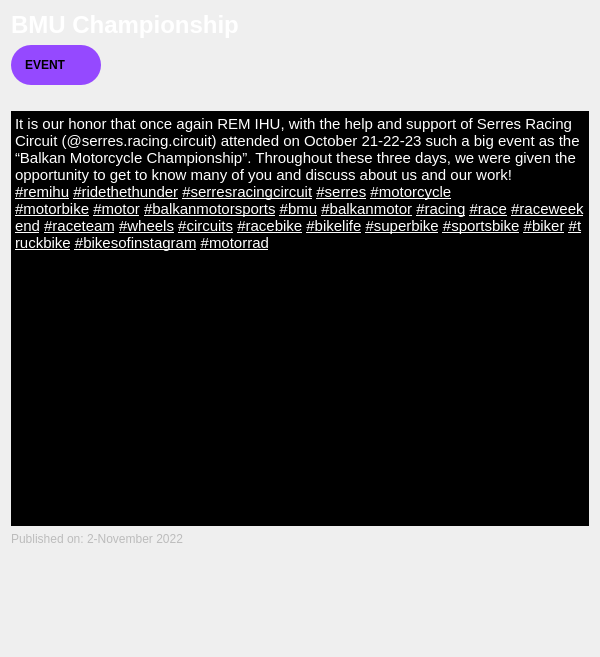
             <widget class="QFrame" name="bmumainframe">
              <property name="minimumSize">
               <size>
                <width>600</width>
                <height>657</height>
               </size>
              </property>
              <property name="frameShape">
               <enum>QFrame::NoFrame</enum>
              </property>
              <property name="frameShadow">
               <enum>QFrame::Raised</enum>
              </property>
              <layout class="QGridLayout" name="gridLayout_12">
               <item row="6" column="0">
                <widget class="QLabel" name="publishedlabel">
                 <property name="maximumSize">
                  <size>
                   <width>250</width>
                   <height>30</height>
                  </size>
                 </property>
                 <property name="styleSheet">
                  <string notr="true">color:rgb(107, 107, 107)</string>
                 </property>
                 <property name="text">
                  <string>&lt;html&gt;&lt;head/&gt;&lt;body&gt;&lt;p&gt;&lt;span style=&quot; color:#bcbcbc;&quot;&gt;Published on: 2-November 2022&lt;/span&gt;&lt;/p&gt;&lt;/body&gt;&lt;/html&gt;</string>
                 </property>
                </widget>
               </item>
               <item row="4" column="0">
                <widget class="QLabel" name="bmuphoto">
                 <property name="maximumSize">
                  <size>
                   <width>600</width>
                   <height>300</height>
                  </size>
                 </property>
                 <property name="text">
                  <string/>
                 </property>
                 <property name="pixmap">
                  <pixmap>:/Pictures/1-1024x684.jpg</pixmap>
                 </property>
                 <property name="scaledContents">
                  <bool>true</bool>
                 </property>
                </widget>
               </item>
               <item row="0" column="0">
                <widget class="QLabel" name="bmutitle">
                 <property name="styleSheet">
                  <string notr="true">color:white;</string>
                 </property>
                 <property name="text">
                  <string>&lt;html&gt;&lt;head/&gt;&lt;body&gt;&lt;p&gt;&lt;span style=&quot; font-size:18pt; font-weight:700;&quot;&gt;BMU Championship&lt;/span&gt;&lt;/p&gt;&lt;/body&gt;&lt;/html&gt;</string>
                 </property>
                </widget>
               </item>
               <item row="8" column="0">
                <spacer name="bmuspacer">
                 <property name="orientation">
                  <enum>Qt::Vertical</enum>
                 </property>
                 <property name="sizeType">
                  <enum>QSizePolicy::Fixed</enum>
                 </property>
                 <property name="sizeHint" stdset="0">
                  <size>
                   <width>20</width>
                   <height>100</height>
                  </size>
                 </property>
                </spacer>
               </item>
               <item row="1" column="0">
                <widget class="QFrame" name="eventframe">
                 <property name="minimumSize">
                  <size>
                   <width>90</width>
                   <height>40</height>
                  </size>
                 </property>
                 <property name="maximumSize">
                  <size>
                   <width>80</width>
                   <height>40</height>
                  </size>
                 </property>
                 <property name="styleSheet">
                  <string notr="true">background-color:rgb(149, 73, 255);
border-radius:20px</string>
                 </property>
                 <property name="frameShape">
                  <enum>QFrame::StyledPanel</enum>
                 </property>
                 <property name="frameShadow">
                  <enum>QFrame::Raised</enum>
                 </property>
                 <layout class="QGridLayout" name="gridLayout_15">
                  <item row="0" column="1">
                   <widget class="QLabel" name="eventlabel">
                    <property name="styleSheet">
                     <string notr="true">color:black;</string>
                    </property>
                    <property name="text">
                     <string>&lt;html&gt;&lt;head/&gt;&lt;body&gt;&lt;p&gt;&lt;span style=&quot; font-weight:700;&quot;&gt;                                    EVENT&lt;/span&gt;&lt;/p&gt;&lt;/body&gt;&lt;/html&gt;</string>
                    </property>
                   </widget>
                  </item>
                  <item row="0" column="0">
                   <spacer name="horizontalSpacer_4">
                    <property name="orientation">
                     <enum>Qt::Horizontal</enum>
                    </property>
                    <property name="sizeType">
                     <enum>QSizePolicy::Fixed</enum>
                    </property>
                    <property name="sizeHint" stdset="0">
                     <size>
                      <width>5</width>
                      <height>20</height>
                     </size>
                    </property>
                   </spacer>
                  </item>
                 </layout>
                </widget>
               </item>
               <item row="5" column="0">
                <widget class="QTextBrowser" name="bmutext">
                 <property name="styleSheet">
                  <string notr="true">background:null;
color:white;</string>
                 </property>
                 <property name="frameShape">
                  <enum>QFrame::NoFrame</enum>
                 </property>
                 <property name="verticalScrollBarPolicy">
                  <enum>Qt::ScrollBarAlwaysOff</enum>
                 </property>
                 <property name="horizontalScrollBarPolicy">
                  <enum>Qt::ScrollBarAlwaysOff</enum>
                 </property>
                 <property name="html">
                  <string>&lt;!DOCTYPE HTML PUBLIC &quot;-//W3C//DTD HTML 4.0//EN&quot; &quot;http://www.w3.org/TR/REC-html40/strict.dtd&quot;&gt;
&lt;html&gt;&lt;head&gt;&lt;meta name=&quot;qrichtext&quot; content=&quot;1&quot; /&gt;&lt;meta charset=&quot;utf-8&quot; /&gt;&lt;style type=&quot;text/css&quot;&gt;
p, li { white-space: pre-wrap; }
hr { height: 1px; border-width: 0; }
li.unchecked::marker { content: &quot;\2610&quot;; }
li.checked::marker { content: &quot;\2612&quot;; }
&lt;/style&gt;&lt;/head&gt;&lt;body style=&quot; font-family:'Segoe UI'; font-size:9pt; font-weight:400; font-style:normal;&quot;&gt;
&lt;p style=&quot; margin-top:0px; margin-bottom:0px; margin-left:0px; margin-right:0px; -qt-block-indent:0; text-indent:0px;&quot;&gt;&lt;span style=&quot; font-size:11pt;&quot;&gt;It is our honor that once again REM IHU, with the help and support of Serres Racing Circuit (@serres.racing.circuit) attended on October 21-22-23 such a big event as the “Balkan Motorcycle Championship”. Throughout these three days, we were given the opportunity to get to know many of you and discuss about us and our work!&lt;br /&gt;&lt;/span&gt;&lt;a href=&quot;https://www.instagram.com/explore/tags/remihu/?next=%2F&quot;&gt;&lt;span style=&quot; font-size:11pt; text-decoration: underline; color:#ffffff; background-color:transparent;&quot;&gt;#remihu&lt;/span&gt;&lt;/a&gt;&lt;span style=&quot; font-size:11pt; color:#ffffff;&quot;&gt; &lt;/span&gt;&lt;a href=&quot;https://www.instagram.com/explore/tags/ridethethunder/?next=%2F&quot;&gt;&lt;span style=&quot; font-size:11pt; text-decoration: underline; color:#ffffff; background-color:transparent;&quot;&gt;#ridethethunder&lt;/span&gt;&lt;/a&gt;&lt;span style=&quot; font-size:11pt; color:#ffffff;&quot;&gt; &lt;/span&gt;&lt;a href=&quot;https://www.instagram.com/explore/tags/serresracingcircuit/?next=%2F&quot;&gt;&lt;span style=&quot; font-size:11pt; text-decoration: underline; color:#ffffff; background-color:transparent;&quot;&gt;#serresracingcircuit&lt;/span&gt;&lt;/a&gt;&lt;span style=&quot; font-size:11pt; color:#ffffff;&quot;&gt; &lt;/span&gt;&lt;a href=&quot;https://www.instagram.com/explore/tags/serres/?next=%2F&quot;&gt;&lt;span style=&quot; font-size:11pt; text-decoration: underline; color:#ffffff; background-color:transparent;&quot;&gt;#serres&lt;/span&gt;&lt;/a&gt;&lt;span style=&quot; font-size:11pt; color:#ffffff;&quot;&gt; &lt;/span&gt;&lt;a href=&quot;https://www.instagram.com/explore/tags/motorcycle/?next=%2F&quot;&gt;&lt;span style=&quot; font-size:11pt; text-decoration: underline; color:#ffffff; background-color:transparent;&quot;&gt;#motorcycle&lt;/span&gt;&lt;/a&gt;&lt;span style=&quot; font-size:11pt; color:#ffffff;&quot;&gt;&lt;br /&gt;&lt;/span&gt;&lt;a href=&quot;https://www.instagram.com/explore/tags/motorbike/?next=%2F&quot;&gt;&lt;span style=&quot; font-size:11pt; text-decoration: underline; color:#ffffff; background-color:transparent;&quot;&gt;#motorbike&lt;/span&gt;&lt;/a&gt;&lt;span style=&quot; font-size:11pt; color:#ffffff;&quot;&gt; &lt;/span&gt;&lt;a href=&quot;https://www.instagram.com/explore/tags/motor/?next=%2F&quot;&gt;&lt;span style=&quot; font-size:11pt; text-decoration: underline; color:#ffffff; background-color:transparent;&quot;&gt;#motor&lt;/span&gt;&lt;/a&gt;&lt;span style=&quot; font-size:11pt; color:#ffffff;&quot;&gt; &lt;/span&gt;&lt;a href=&quot;https://www.instagram.com/explore/tags/balkanmotorsports/?next=%2F&quot;&gt;&lt;span style=&quot; font-size:11pt; text-decoration: underline; color:#ffffff; background-color:transparent;&quot;&gt;#balkanmotorsports&lt;/span&gt;&lt;/a&gt;&lt;span style=&quot; font-size:11pt; color:#ffffff;&quot;&gt; &lt;/span&gt;&lt;a href=&quot;https://www.instagram.com/explore/tags/bmu/?next=%2F&quot;&gt;&lt;span style=&quot; font-size:11pt; text-decoration: underline; color:#ffffff; background-color:transparent;&quot;&gt;#bmu&lt;/span&gt;&lt;/a&gt;&lt;span style=&quot; font-size:11pt; color:#ffffff;&quot;&gt; &lt;/span&gt;&lt;a href=&quot;https://www.instagram.com/explore/tags/balkanmotor/?next=%2F&quot;&gt;&lt;span style=&quot; font-size:11pt; text-decoration: underline; color:#ffffff; background-color:transparent;&quot;&gt;#balkanmotor&lt;/span&gt;&lt;/a&gt;&lt;span style=&quot; font-size:11pt; color:#ffffff;&quot;&gt; &lt;/span&gt;&lt;a href=&quot;https://www.instagram.com/explore/tags/racing/?next=%2F&quot;&gt;&lt;span style=&quot; font-size:11pt; text-decoration: underline; color:#ffffff; background-color:transparent;&quot;&gt;#racing&lt;/span&gt;&lt;/a&gt;&lt;span style=&quot; font-size:11pt; color:#ffffff;&quot;&gt; &lt;/span&gt;&lt;a href=&quot;https://www.instagram.com/explore/tags/race/?next=%2F&quot;&gt;&lt;span style=&quot; font-size:11pt; text-decoration: underline; color:#ffffff; background-color:transparent;&quot;&gt;#race&lt;/span&gt;&lt;/a&gt;&lt;span style=&quot; font-size:11pt; color:#ffffff;&quot;&gt; &lt;/span&gt;&lt;a href=&quot;https://www.instagram.com/explore/tags/raceweekend/?next=%2F&quot;&gt;&lt;span style=&quot; font-size:11pt; text-decoration: underline; color:#ffffff; background-color:transparent;&quot;&gt;#raceweekend&lt;/span&gt;&lt;/a&gt;&lt;span style=&quot; font-size:11pt; color:#ffffff;&quot;&gt; &lt;/span&gt;&lt;a href=&quot;https://www.instagram.com/explore/tags/raceteam/?next=%2F&quot;&gt;&lt;span style=&quot; font-size:11pt; text-decoration: underline; color:#ffffff; background-color:transparent;&quot;&gt;#raceteam&lt;/span&gt;&lt;/a&gt;&lt;span style=&quot; font-size:11pt; color:#ffffff;&quot;&gt; &lt;/span&gt;&lt;a href=&quot;https://www.instagram.com/explore/tags/wheels/?next=%2F&quot;&gt;&lt;span style=&quot; font-size:11pt; text-decoration: underline; color:#ffffff; background-color:transparent;&quot;&gt;#wheels&lt;/span&gt;&lt;/a&gt;&lt;span style=&quot; font-size:11pt; color:#ffffff;&quot;&gt; &lt;/span&gt;&lt;a href=&quot;https://www.instagram.com/explore/tags/circuits/?next=%2F&quot;&gt;&lt;span style=&quot; font-size:11pt; text-decoration: underline; color:#ffffff; background-color:transparent;&quot;&gt;#circuits&lt;/span&gt;&lt;/a&gt;&lt;span style=&quot; font-size:11pt; color:#ffffff;&quot;&gt; &lt;/span&gt;&lt;a href=&quot;https://www.instagram.com/explore/tags/racebike/?next=%2F&quot;&gt;&lt;span style=&quot; font-size:11pt; text-decoration: underline; color:#ffffff; background-color:transparent;&quot;&gt;#racebike&lt;/span&gt;&lt;/a&gt;&lt;span style=&quot; font-size:11pt; color:#ffffff;&quot;&gt; &lt;/span&gt;&lt;a href=&quot;https://www.instagram.com/explore/tags/bikelife/?next=%2F&quot;&gt;&lt;span style=&quot; font-size:11pt; text-decoration: underline; color:#ffffff; background-color:transparent;&quot;&gt;#bikelife&lt;/span&gt;&lt;/a&gt;&lt;span style=&quot; font-size:11pt; color:#ffffff;&quot;&gt; &lt;/span&gt;&lt;a href=&quot;https://www.instagram.com/explore/tags/superbike/?next=%2F&quot;&gt;&lt;span style=&quot; font-size:11pt; text-decoration: underline; color:#ffffff; background-color:transparent;&quot;&gt;#superbike&lt;/span&gt;&lt;/a&gt;&lt;span style=&quot; font-size:11pt; color:#ffffff;&quot;&gt; &lt;/span&gt;&lt;a href=&quot;https://www.instagram.com/explore/tags/sportsbike/?next=%2F&quot;&gt;&lt;span style=&quot; font-size:11pt; text-decoration: underline; color:#ffffff; background-color:transparent;&quot;&gt;#sportsbike&lt;/span&gt;&lt;/a&gt;&lt;span style=&quot; font-size:11pt; color:#ffffff;&quot;&gt; &lt;/span&gt;&lt;a href=&quot;https://www.instagram.com/explore/tags/biker/?next=%2F&quot;&gt;&lt;span style=&quot; font-size:11pt; text-decoration: underline; color:#ffffff; background-color:transparent;&quot;&gt;#biker&lt;/span&gt;&lt;/a&gt;&lt;span style=&quot; font-size:11pt; color:#ffffff;&quot;&gt; &lt;/span&gt;&lt;a href=&quot;https://www.instagram.com/explore/tags/truckbike/?next=%2F&quot;&gt;&lt;span style=&quot; font-size:11pt; text-decoration: underline; color:#ffffff; background-color:transparent;&quot;&gt;#truckbike&lt;/span&gt;&lt;/a&gt;&lt;span style=&quot; font-size:11pt; color:#ffffff;&quot;&gt; &lt;/span&gt;&lt;a href=&quot;https://www.instagram.com/explore/tags/bikesofinstagram/?next=%2F&quot;&gt;&lt;span style=&quot; font-size:11pt; text-decoration: underline; color:#ffffff; background-color:transparent;&quot;&gt;#bikesofinstagram&lt;/span&gt;&lt;/a&gt;&lt;span style=&quot; font-size:11pt; color:#ffffff;&quot;&gt; &lt;/span&gt;&lt;a href=&quot;https://www.instagram.com/explore/tags/motorrad/?next=%2F&quot;&gt;&lt;span style=&quot; font-size:11pt; text-decoration: underline; color:#ffffff; background-color:transparent;&quot;&gt;#motorrad&lt;/span&gt;&lt;/a&gt;&lt;/p&gt;&lt;/body&gt;&lt;/html&gt;</string>
                 </property>
                </widget>
               </item>
              </layout>
             </widget>
